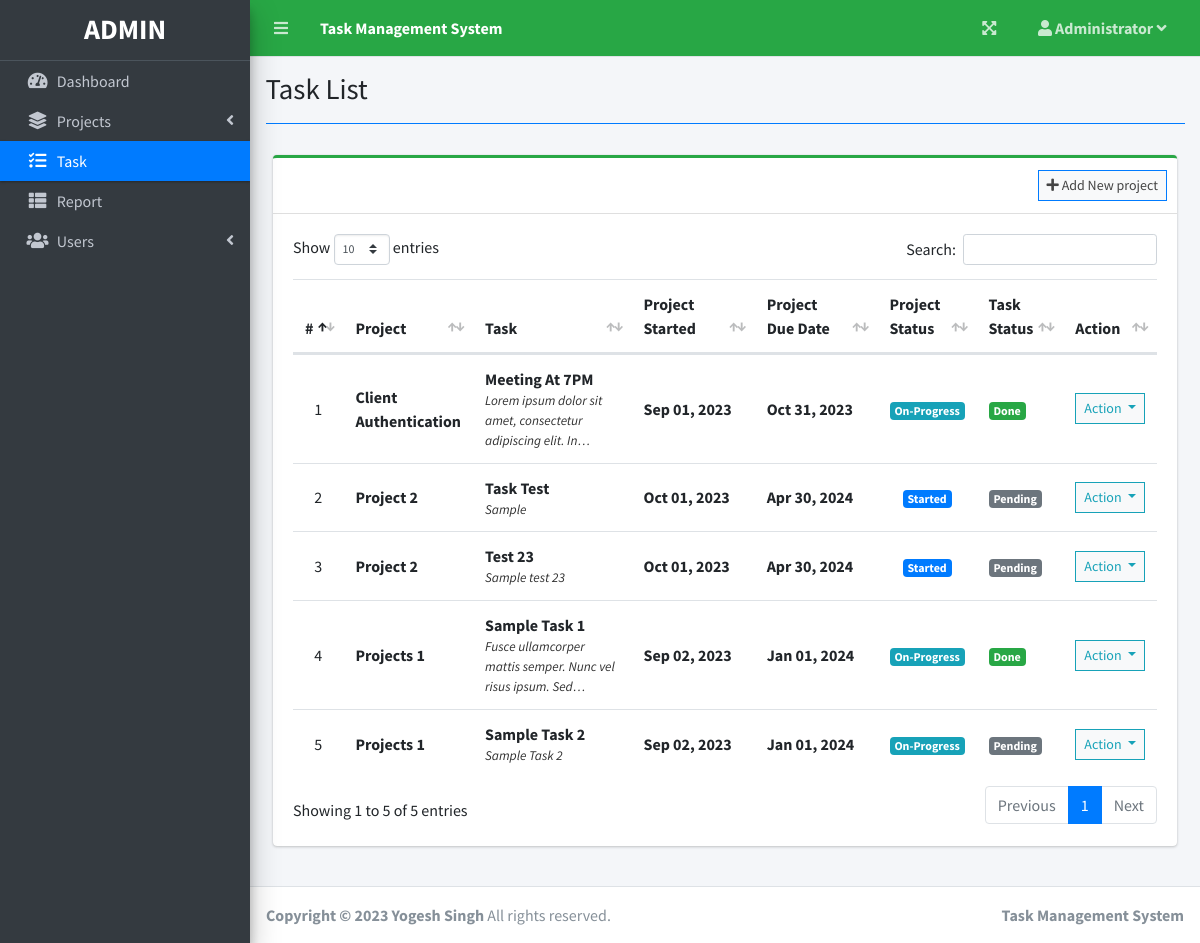
The app's page /index.php?page=task_list (signed in) with its own data.
### tables this page shows
CREATE TABLE `task_list` (
  `id` int(30) NOT NULL,
  `project_id` int(30) NOT NULL,
  `task` varchar(200) NOT NULL,
  `description` text NOT NULL,
  `status` tinyint(4) NOT NULL,
  `date_created` datetime NOT NULL DEFAULT current_timestamp()
);

CREATE TABLE `project_list` (
  `id` int(30) NOT NULL,
  `name` varchar(200) NOT NULL,
  `description` text NOT NULL,
  `status` tinyint(2) NOT NULL,
  `start_date` date NOT NULL,
  `end_date` date NOT NULL,
  `manager_id` int(30) NOT NULL,
  `user_ids` text NOT NULL,
  `date_created` datetime NOT NULL DEFAULT current_timestamp()
);

### task_list.php (the view, shortened to what this page needs)
<?php include'db_connect.php' ?>
<div class="col-lg-12">
	<div class="card card-outline card-success">
		<div class="card-header">
			<div class="card-tools">
				<a class="btn btn-block btn-sm btn-default btn-flat border-primary" href="./index.php?page=new_project"><i class="fa fa-plus"></i> Add New project</a>
			</div>
		</div>
		<div class="card-body">
			<table class="table tabe-hover table-condensed" id="list">
				<colgroup>
					<col width="5%">
					<col width="15%">
					<col width="20%">
					<col width="15%">
					<col width="15%">
					<col width="10%">
					<col width="10%">
					<col width="10%">
				</colgroup>
				<thead>
					<tr>
						<th class="text-center">#</th>
						<th>Project</th>
						<th>Task</th>
						<th>Project Started</th>
						<th>Project Due Date</th>
						<th>Project Status</th>
						<th>Task Status</th>
						<th>Action</th>
					</tr>
				</thead>
				<tbody>
					<?php
					$i = 1;
					$where = "";
					$stat = array("Pending","Started","On-Progress","On-Hold","Over Due","Done");
					$qry = $conn->query("SELECT t.*,p.name as pname,p.start_date,p.status as pstatus, p.end_date,p.id as pid FROM task_list t inner join project_list p on p.id = t.project_id $where order by p.name asc");
					while($row= $qry->fetch_assoc()):
						$trans = get_html_translation_table(HTML_ENTITIES,ENT_QUOTES);
						unset($trans["\""], $trans["<"], $trans[">"], $trans["<h2"]);
						$desc = strtr(html_entity_decode($row['description']),$trans);
						$desc=str_replace(array("<li>","</li>"), array("",", "), $desc);
		                $cprog = $conn->query("SELECT * FROM task_list where project_id = {$row['pid']} and status = 3")->num_rows;
		                $prod = $conn->query("SELECT * FROM user_productivity where project_id = {$row['pid']}")->num_rows;
		                if($row['pstatus'] == 0 && strtotime(date('Y-m-d')) >= strtotime($row['start_date'])):
		                if($prod  > 0  || $cprog > 0)
		                  $row['pstatus'] = 2;
		                else
		                  $row['pstatus'] = 1;
		                elseif($row['pstatus'] == 0 && strtotime(date('Y-m-d')) > strtotime($row['end_date'])):
		                $row['pstatus'] = 4;
		                endif;
					?>
					<tr>
						<td class="text-center"><?php echo $i++ ?></td>
						<td>
							<p><b><?php echo ucwords($row['pname']) ?></b></p>
						</td>
						<td>
							<p><b><?php echo ucwords($row['task']) ?></b></p>
							<p class="truncate"><?php echo strip_tags($desc) ?></p>
						</td>
						<td><b><?php echo date("M d, Y",strtotime($row['start_date'])) ?></b></td>
						<td><b><?php echo date("M d, Y",strtotime($row['end_date'])) ?></b></td>
						<td class="text-center">
							<?php
							  if($stat[$row['pstatus']] =='Pending'){
							  	echo "<span class='badge badge-secondary'>{$stat[$row['pstatus']]}</span>";
							  }elseif($stat[$row['pstatus']] =='Started'){
							  	echo "<span class='badge badge-primary'>{$stat[$row['pstatus']]}</span>";
							  }elseif($stat[$row['pstatus']] =='On-Progress'){
							  	echo "<span class='badge badge-info'>{$stat[$row['pstatus']]}</span>";
							  }elseif($stat[$row['pstatus']] =='On-Hold'){
							  	echo "<span class='badge badge-warning'>{$stat[$row['pstatus']]}</span>";
							  }elseif($stat[$row['pstatus']] =='Over Due'){
							  	echo "<span class='badge badge-danger'>{$stat[$row['pstatus']]}</span>";
							  }elseif($stat[$row['pstatus']] =='Done'){
							  	echo "<span class='badge badge-success'>{$stat[$row['pstatus']]}</span>";
							  }
							?>
						</td>
						<td>
                        	<?php
                        	if($row['status'] == 1){
						  		echo "<span class='badge badge-secondary'>Pending</span>";
                        	}elseif($row['status'] == 2){
						  		echo "<span class='badge badge-primary'>On-Progress</span>";
                        	}elseif($row['status'] == 3){
						  		echo "<span class='badge badge-success'>Done</span>";
                        	}
                        	?>
                        </td>
						<td class="text-center">
							<button type="button" class="btn btn-default btn-sm btn-flat border-info wave-effect text-info dropdown-toggle" data-toggle="dropdown" aria-expanded="true">
		                      Action
		                    </button>
						</td>
					</tr>
				<?php endwhile; ?>
				</tbody>
			</table>
		</div>
	</div>
</div>

### task_list.php (style rules this page uses)
table p { margin: unset !important; }
table td { vertical-align: middle !important }

### records on screen
task_list: project_list.name "Client Authentication", task "Meeting At 7PM", description "Lorem ipsum dolor sit amet, consectetur adipiscing elit.…", project_list.start_date "Sep 01, 2023", project_list.end_date "Oct 31, 2023", pstatus "On-Progress", status "Done"
task_list: project_list.name "Project 2", task "Task Test", description "Sample", project_list.start_date "Oct 01, 2023", project_list.end_date "Apr 30, 2024", status "Started", shows "Pending"
task_list: project_list.name "Project 2", task "Test 23", description "Sample test 23", project_list.start_date "Oct 01, 2023", project_list.end_date "Apr 30, 2024", status "Started", shows "Pending"
task_list: project_list.name "Projects 1", task "Sample Task 1", description "Fusce ullamcorper mattis semper. Nunc vel risus ipsum.…", project_list.start_date "Sep 02, 2023", project_list.end_date "Jan 01, 2024", pstatus "On-Progress", status "Done"
task_list: project_list.name "Projects 1", task "Sample Task 2", description "Sample Task 2", project_list.start_date "Sep 02, 2023", project_list.end_date "Jan 01, 2024", id "On-Progress", status "Pending"

### other values on screen
$_SESSION['system']['name'] "Task Management System"
$_SESSION['login_firstname'] "Administrator"
$title "Task List"
